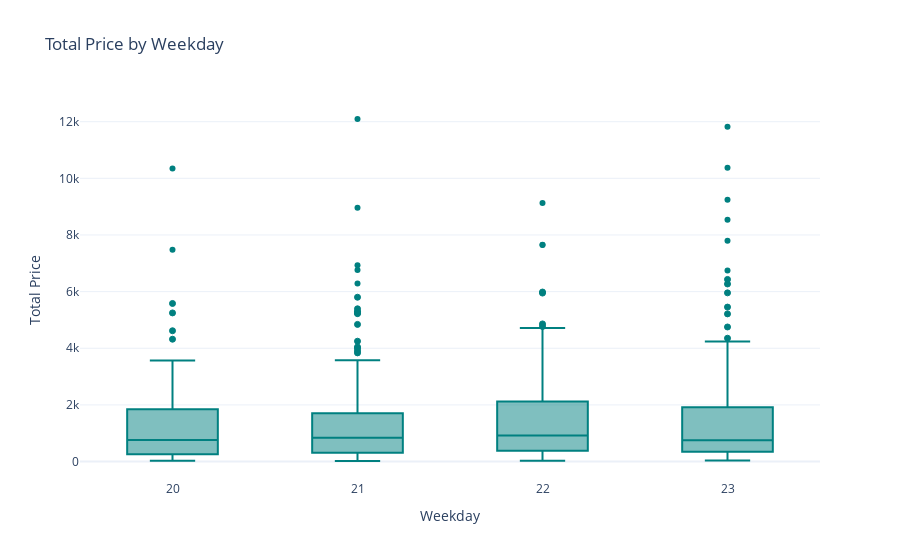

Notebook code for this chart:
### Markdown cell above
## TIME SERIES ANALYSIS

### Code cell
# TOTAL PRICE BY WEEKDAY

# weekday = number of weekdays in that month

fig = px.box(df, x='weekday', y='total_price', title='Total Price by Weekday')

box_color = 'teal'
fig.update_traces(marker=dict(color=box_color, outliercolor=box_color), selector=dict(type='box'))
fig.update_layout(xaxis_title='Weekday', yaxis_title='Total Price')
fig.show()

### Figure 1 — Plotly figure (JSON) as saved in the notebook; plotly's stock layout.template omitted (floating-point values rounded to 4 significant figures; data arrays with more than 128 entries replaced by an {"elided": "..."} marker saying what was removed)
{"data": [{"alignmentgroup": "True", "hovertemplate": "weekday=%{x}<br>total_price=%{y}<extra></extra>", "legendgroup": "", "marker": {"color": "teal", "outliercolor": "teal"}, "name": "", "notched": false, "offsetgroup": "", "orientation": "v", "showlegend": false, "type": "box", "x": {"elided": "676 int values"}, "x0": " ", "xaxis": "x", "y": {"elided": "676 float values"}, "y0": " ", "yaxis": "y"}], "layout": {"boxmode": "group", "legend": {"tracegroupgap": 0}, "title": {"text": "Total Price by Weekday"}, "xaxis": {"anchor": "y", "domain": [0, 1], "title": {"text": "Weekday"}}, "yaxis": {"anchor": "x", "domain": [0, 1], "title": {"text": "Total Price"}}}}
